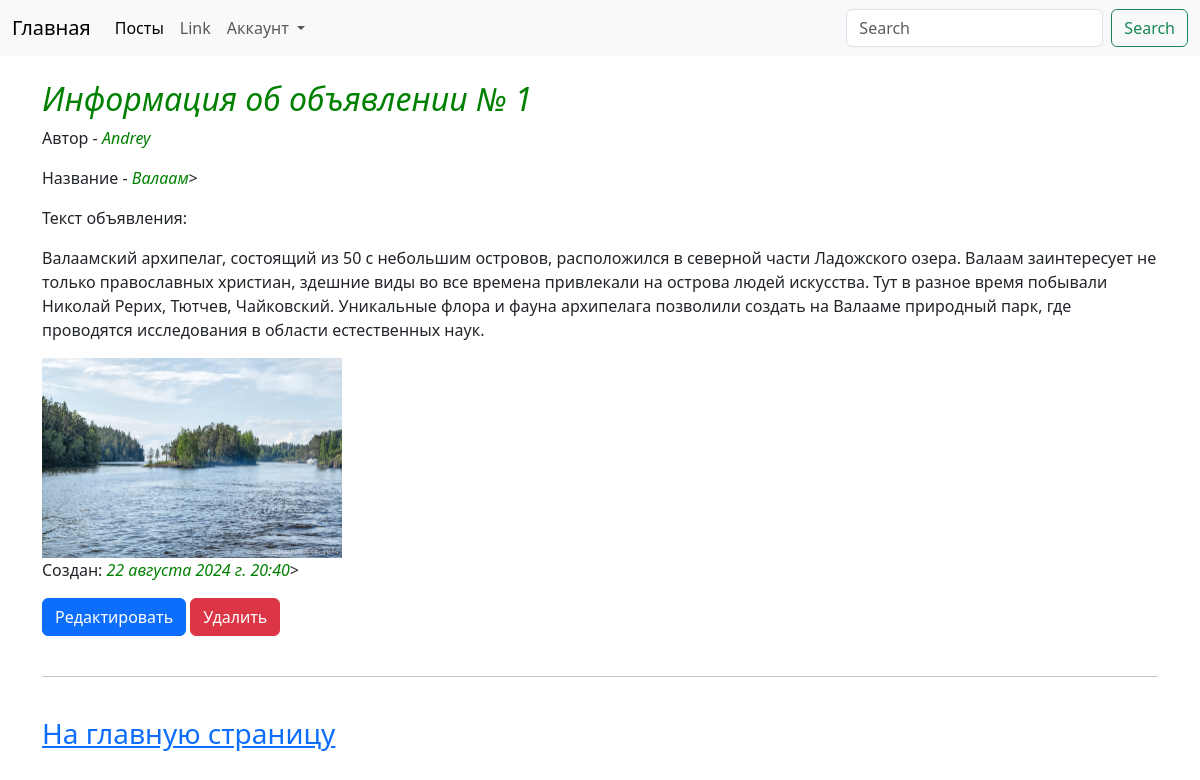
The app's page /board/posts/1/ with its own data.
### board/models.py (models this page shows, shortened)
class Post(models.Model):
    author = models.CharField(max_length=50, verbose_name='Автор')
    title = models.CharField(max_length=200, verbose_name='Заголовок')
    text = models.TextField(max_length=500, verbose_name='Текст объявления')
    created_at = models.DateTimeField(default=timezone.now, verbose_name='Опубликовано',
                                      editable=False)  # Параметр 'editable' отключает возможность для редактирования
    url_adders = models.CharField(max_length=150, verbose_name='Ссылка на сайт')
    image = models.ImageField(upload_to='posts/', null=True, verbose_name='Изображение')
    class Meta:  # Настроечный класс
        verbose_name = 'Объявление'
        verbose_name_plural = 'Объявления'

### board/views.py (the view)
# urls.py: path('posts/<int:pk>/', post_detail, name='post_detail'),
def post_detail(request, pk):
    posts = get_object_or_404(Post, pk=pk)
    context = {
        'title': 'Информация о посте',
        'posts': posts
    }
    return render(request, template_name='board/post_detail.html', context=context)

### board/templates/board/post_detail.html (shortened to what this page needs)
{% extends 'board/base.html' %}
{% block content %}
<br>
<div class="container">
<h2><i>Информация об объявлении № {{posts.id}}</i></h2>
<p>Автор - <i>{{posts.author}}</i></p>
  <p>Название - <i>{{posts.title}}</i>></p>
<p>Текст объявления:</p>
<p>{{posts.text}}</p>
{% if posts.image %}
    <img width="300px" height="200px" src="{{posts.image.url}}">
{% endif %}
<br>
  <p>Создан: <i>{{posts.created_at}}</i>></p>
<div>
    <a href="{% url 'board:post_edit' pk=posts.id%}" class="btn btn-primary">Редактировать</a>
    <form action="{% url 'board:post_delete' pk=posts.id %}" method="get" style="display:inline">
        <button type="submit" class="btn btn-danger">Удалить</button>
    </form>
</div>
<br>
<hr>
<br>
<a href="{% url 'board:index'%}"><h3>На главную страницу</h3></a>
</div>
{% endblock content %}

### board/templates/board/post_detail.html (style rules this page uses)
i { color: green; }

### records on screen
Post: id "1", author "Andrey", title "Валаам", text "Валаамский архипелаг, состоящий из 50 с небольшим островов, расположился в северной части Ладожского озера. Валаам заинтересует не только православных христиан, здешние виды во все времена привлекали на острова людей искусства. Тут в разное время побывали Николай Рерих, Тютчев, Чайковский. Уникальные флора и фауна архипелага позволили создать на Валааме природный парк, где проводятся исследования в области естественных наук.", image (picture), created_at "22 августа 2024 г. 20:40"
